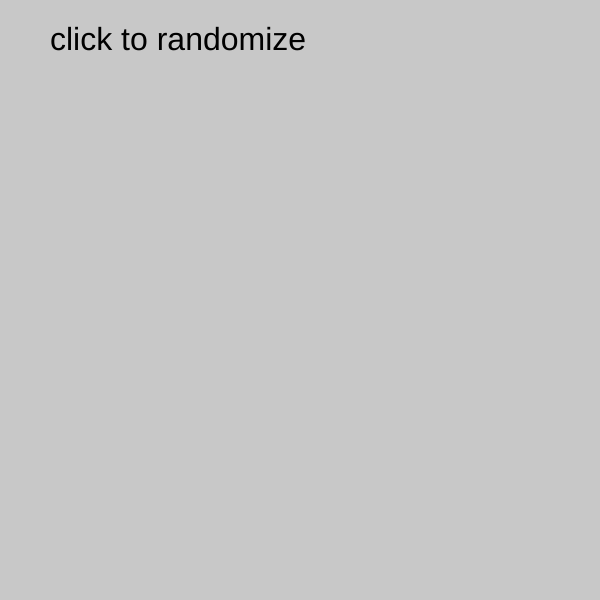
Frame 1 (no input)
Frame 60 (no input): identical to frame 1, image omitted
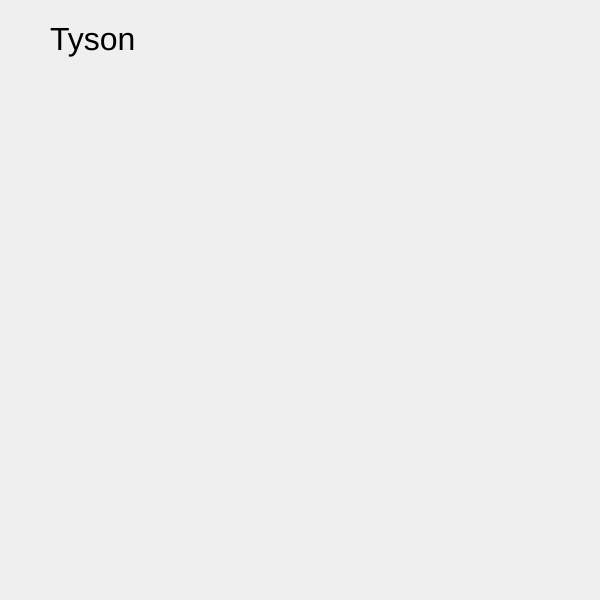
Frame 120 (the mouse pressed at the canvas centre since frame 60)

The p5.js sketch that drew these frames (run headless with seeded random() and noise() and a simulated clock; from frame 60 on, the mouse is pressed at the canvas centre):

// p5.js sketch
// ── sketch.js
let dogs = [{
    name: "Steven",
    color: "doo doo brown"
}, {
    name: "Tyson",
    color: "cat eyes"
}, {
    name: "Kylo",
    color: "dark colors"
}, {
    name: "Rey",
    color: "light colors"
}, {
    name: "Gishido",
    color: "midgray colors"
}];

let randomIndex;

function setup() {
  createCanvas(600, 600);
  background(200);
  textSize(32);

  text("click to randomize", 50, 50); 

  setTimeout(changeBackground, 1000);

  

}

function draw() {
  
}

function changeBackground(){
  background(random(255),random(255),random(255));
  setTimeout(changeBackground, 1000);
}

function mousePressed() {

  if (dogs[0]){
  
  //random name and splices
  background(random(200,255));
  randomIndex = int(random(dogs.length));
  text(dogs[randomIndex].name, 50, 50);
  dogs.splice(randomIndex, 1);
} else {
  background(random(200,255));
  text("nothing left!", 50, 50);
}

}
